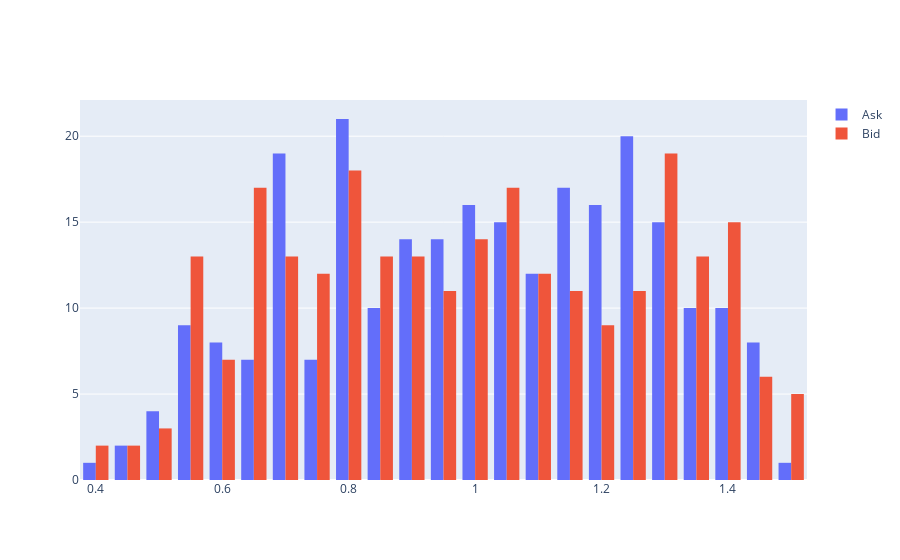

Notebook source saved alongside this figure:
### Code cell
def plot_action_distribution(agent: Agent, precision=1024):
    actions = [mock_experience(agent).action for _ in trange(precision, desc="Sampling")]
    return go.Figure(
        data=[
            go.Histogram(
                name="Ask",
                x=[action.ask for action in actions],
            ),
            go.Histogram(
                name="Bid",
                x=[action.bid for action in actions],
            ),
        ]
    )


plot_action_distribution(experiment.agent.optimal(num_tried_actions=256), precision=256)

### Figure 1 — Plotly figure (JSON) as saved in the notebook; plotly's stock layout.template omitted (floating-point values rounded to 4 significant figures; data arrays with more than 128 entries replaced by an {"elided": "..."} marker saying what was removed)
{"data": [{"name": "Ask", "type": "histogram", "x": {"elided": "256 float values"}}, {"name": "Bid", "type": "histogram", "x": {"elided": "256 float values"}}], "layout": {}}
